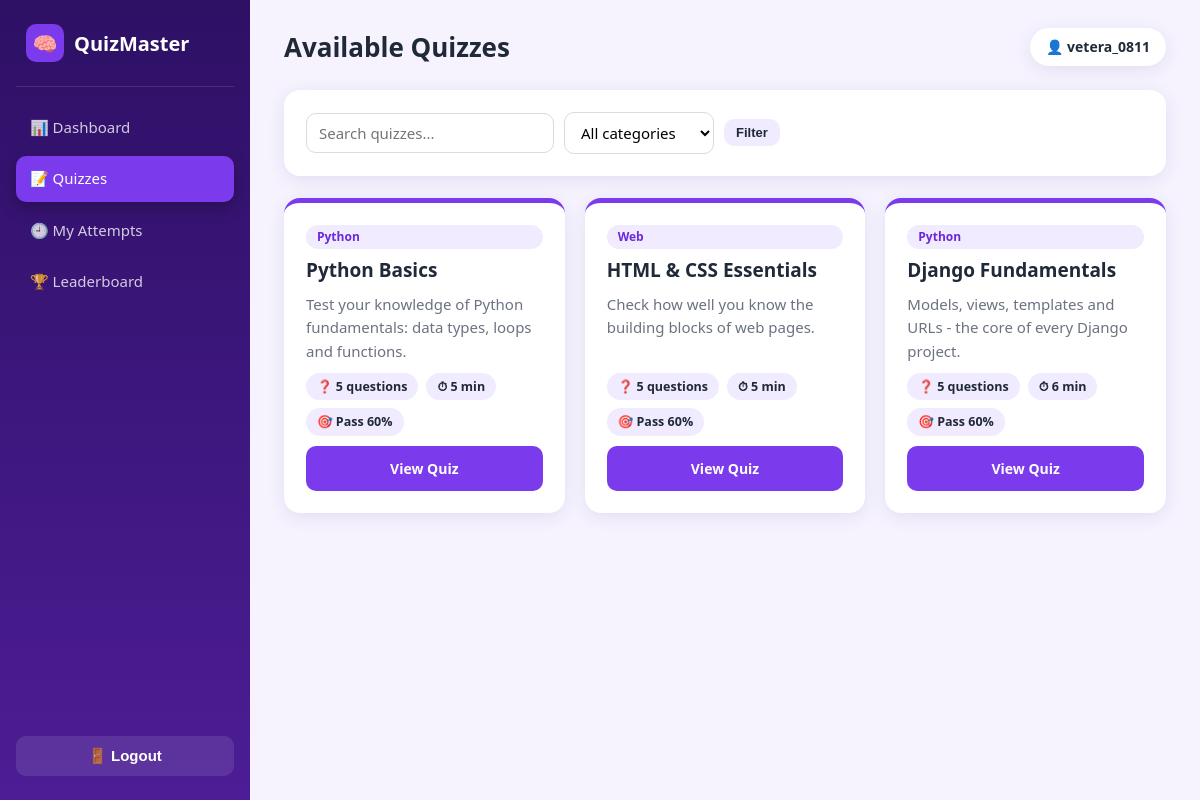
The app's page /quizzes/ (signed in) with its own data.
### quiz/models.py (models this page shows, shortened)
class Quiz(models.Model):
    title = models.CharField(max_length=150)
    description = models.TextField(blank=True)
    category = models.ForeignKey(Category, null=True, blank=True, on_delete=models.SET_NULL, related_name='quizzes')
    time_limit_minutes = models.PositiveIntegerField(default=10, validators=[MinValueValidator(1)],
                                                     help_text='Time allowed in minutes.')
    pass_percentage = models.PositiveIntegerField(default=50, validators=[MinValueValidator(1), MaxValueValidator(100)])
    is_published = models.BooleanField(default=True, help_text='Only published quizzes with questions are shown to users.')
    created_at = models.DateTimeField(auto_now_add=True)
    class Meta:
        ordering = ['title']
        verbose_name_plural = 'quizzes'

class Category(models.Model):
    name = models.CharField(max_length=60, unique=True)
    class Meta:
        ordering = ['name']
        verbose_name_plural = 'categories'

### quiz/views.py (the view)
# urls.py: path('quizzes/', views.quiz_list, name='quiz_list'),
@login_required
def quiz_list(request):
    q = request.GET.get('q', '').strip()
    category_id = request.GET.get('category', '').strip()
    quizzes = published_quizzes()
    if q:
        quizzes = quizzes.filter(Q(title__icontains=q) | Q(description__icontains=q))
    if category_id.isdigit():
        quizzes = quizzes.filter(category_id=int(category_id))
    page_obj = Paginator(quizzes, 6).get_page(request.GET.get('page'))
    params = request.GET.copy()
    params.pop('page', None)
    return render(request, 'quiz/quiz_list.html', {
        'page_obj': page_obj,
        'categories': Category.objects.all(),
        'q': q, 'category_id': category_id,
        'querystring': params.urlencode(),
    })

### quiz/views.py (called while the page is built)
def published_quizzes():
    return (Quiz.objects.filter(is_published=True)
            .select_related('category')
            .annotate(question_total=Count('questions', distinct=True))
            .filter(question_total__gt=0))

### templates/quiz/quiz_list.html (shortened to what this page needs)
{% extends 'base.html' %}
{% block heading %}Available Quizzes{% endblock %}
{% block content %}
<div class="card">
  <form method="get" class="filters">
    <input type="text" name="q" value="{{ q }}" placeholder="Search quizzes..." class="form-control">
    <select name="category" class="form-control">
      <option value="">All categories</option>
    </select>
    <button class="btn btn-light btn-sm" type="submit">Filter</button>
  </form>
</div>
{% if page_obj %}
<div class="quiz-grid">
  {% for quiz in page_obj %}
  <div class="quiz-card">
    <span class="badge badge-blue">{{ quiz.category.name|default:"General" }}</span>
    <h3>{{ quiz.title }}</h3>
    <p class="muted">{{ quiz.description|truncatechars:90|default:"No description." }}</p>
    <div class="chips"><span>❓ {{ quiz.question_total }} questions</span><span>⏱ {{ quiz.time_limit_minutes }} min</span><span>🎯 Pass {{ quiz.pass_percentage }}%</span></div>
    <a class="btn btn-block" href="{% url 'quiz_detail' quiz.pk %}">View Quiz</a>
  </div>
  {% endfor %}
</div>
{% else %}
<div class="card"><div class="empty"><span class="big">🔍</span>No quizzes found.</div></div>
{% endif %}
{% endblock %}

### templates/base.html (shortened to what this page needs)
{% load static %}<!DOCTYPE html>
<html lang="en">
<head>
  <link rel="stylesheet" href="{% static 'css/style.css' %}">
</head>
<body>
<div class="layout">
  <aside class="sidebar">
    <div class="brand"><span class="logo">🧠</span> QuizMaster</div>
    <nav class="nav">
      <a href="{% url 'dashboard' %}" class="{% if request.path == '/' %}active{% endif %}">📊 Dashboard</a>
      <a href="{% url 'quiz_list' %}" class="{% if '/quizzes/' in request.path %}active{% endif %}">📝 Quizzes</a>
      <a href="{% url 'attempt_history' %}" class="{% if '/attempts/' in request.path %}active{% endif %}">🕘 My Attempts</a>
      <a href="{% url 'leaderboard' %}" class="{% if '/leaderboard/' in request.path %}active{% endif %}">🏆 Leaderboard</a>
    </nav>
    <form method="post" action="{% url 'logout' %}">{% csrf_token %}
      <button type="submit" class="logout-btn">🚪 Logout</button>
    </form>
  </aside>
  <main class="content">
    <header class="topbar">
      <h1>{% block heading %}{% endblock %}</h1>
      <span class="user-chip">👤 {{ user.username }}</span>
    </header>
    {% block content %}{% endblock %}
  </main>
</div>
</body>
</html>

### static/css/style.css (style rules this page uses)
:root { --primary: #7c3aed; --primary-dark: #6d28d9; --primary2: #ec4899; --dark: #2e1065; --dark2: #4c1d95; --bg: #f6f3ff; --card: #ffffff; --soft: #f1ebff; --text: #1f2937; --muted: #6b7280; --shadow: 0 4px 18px rgba(46, 16, 101, 0.09); }
* { box-sizing: border-box; margin: 0; padding: 0; }
html { scroll-behavior: smooth; }
body { font-family: "Segoe UI", system-ui, -apple-system, Roboto, Arial, sans-serif; background: var(--bg); color: var(--text); line-height: 1.55; font-size: 15px; }
a { color: var(--primary); text-decoration: none; }
h1, h2, h3 { line-height: 1.25; }
.layout { display: flex; min-height: 100vh; }
.sidebar { width: 250px; background: linear-gradient(180deg, var(--dark), var(--dark2)); color: #fff; padding: 24px 16px; position: fixed; inset: 0 auto 0 0; display: flex; flex-direction: column; z-index: 10; }
.brand { display: flex; align-items: center; gap: 10px; font-size: 20px; font-weight: 700; padding: 0 10px 24px; border-bottom: 1px solid rgba(255, 255, 255, 0.12); margin-bottom: 18px; }
.brand span.logo { background: var(--primary); width: 38px; height: 38px; border-radius: 10px; display: grid; place-items: center; font-size: 20px; }
.nav { display: flex; flex-direction: column; gap: 6px; flex: 1; }
.nav a { color: rgba(255, 255, 255, 0.78); padding: 11px 14px; border-radius: 10px; display: flex; align-items: center; gap: 12px; font-weight: 500; transition: 0.2s; }
.nav a.active { background: var(--primary); color: #fff; box-shadow: 0 6px 16px rgba(0, 0, 0, 0.25); }
.logout-btn { width: 100%; background: rgba(255, 255, 255, 0.1); color: #fff; border: 0; padding: 11px; border-radius: 10px; cursor: pointer; font-size: 15px; font-weight: 600; transition: 0.2s; }
.content { margin-left: 250px; flex: 1; padding: 28px 34px; min-width: 0; }
.topbar { display: flex; justify-content: space-between; align-items: center; margin-bottom: 24px; gap: 12px; flex-wrap: wrap; }
.topbar h1 { font-size: 26px; }
.user-chip { background: var(--card); padding: 8px 16px; border-radius: 999px; box-shadow: var(--shadow); font-weight: 600; font-size: 14px; }
.card { background: var(--card); border-radius: 16px; padding: 22px; box-shadow: var(--shadow); margin-bottom: 22px; }
.btn { display: inline-flex; align-items: center; gap: 6px; padding: 10px 18px; border-radius: 10px; border: 0; cursor: pointer; font-size: 14px; font-weight: 600; background: var(--primary); color: #fff; transition: 0.2s; text-decoration: none; }
.btn-light { background: var(--soft); color: var(--text); }
.btn-sm { padding: 6px 12px; font-size: 13px; }
.btn-block { width: 100%; justify-content: center; padding: 12px; }
.badge { display: inline-block; padding: 3px 11px; border-radius: 999px; font-size: 12px; font-weight: 700; }
.badge-blue { background: var(--soft); color: var(--primary-dark); }
.form-control { width: 100%; padding: 11px 14px; border: 1.5px solid #d6dbe6; border-radius: 10px; font-size: 15px; font-family: inherit; background: #fff; transition: 0.2s; }
.filters { display: flex; gap: 10px; flex-wrap: wrap; align-items: center; }
.filters .form-control { width: auto; min-width: 150px; padding: 9px 12px; }
.muted { color: var(--muted); }
.quiz-grid { display: grid; grid-template-columns: repeat(auto-fill, minmax(280px, 1fr)); gap: 20px; margin-bottom: 10px; }
.quiz-card { background: var(--card); border-radius: 16px; padding: 22px; box-shadow: var(--shadow); display: flex; flex-direction: column; gap: 10px; border-top: 5px solid var(--primary); transition: 0.2s; }
.quiz-card h3 { font-size: 19px; }
.quiz-card .btn { margin-top: auto; }
.quiz-card p { flex: 1; }
.chips { display: flex; gap: 8px; flex-wrap: wrap; }
.chips span { background: var(--soft); padding: 4px 11px; border-radius: 999px; font-size: 12.5px; font-weight: 600; }

### records on screen
Quiz: category.name "Python", title "Python Basics", description "Test your knowledge of Python fundamentals: data types, loops and functions.", question_total "5", time_limit_minutes "5", pass_percentage "60"
Quiz: category.name "Web", title "HTML & CSS Essentials", description "Check how well you know the building blocks of web pages.", question_total "5", time_limit_minutes "5", pass_percentage "60"
Quiz: category.name "Python", title "Django Fundamentals", description "Models, views, templates and URLs - the core of every Django project.", question_total "5", time_limit_minutes "6", pass_percentage "60"

### other values on screen
{{ user.username }} "vetera_0811"
